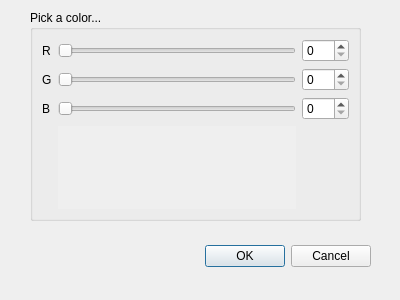
<?xml version="1.0" encoding="UTF-8"?>
<ui version="4.0">
 <class>DialogColorPicker</class>
 <widget class="QDialog" name="DialogColorPicker">
  <property name="geometry">
   <rect>
    <x>0</x>
    <y>0</y>
    <width>400</width>
    <height>300</height>
   </rect>
  </property>
  <property name="windowTitle">
   <string>Dialog</string>
  </property>
  <widget class="QDialogButtonBox" name="buttonBox">
   <property name="geometry">
    <rect>
     <x>30</x>
     <y>240</y>
     <width>341</width>
     <height>32</height>
    </rect>
   </property>
   <property name="orientation">
    <enum>Qt::Horizontal</enum>
   </property>
   <property name="standardButtons">
    <set>QDialogButtonBox::Cancel|QDialogButtonBox::Ok</set>
   </property>
  </widget>
  <widget class="QGroupBox" name="groupBox">
   <property name="geometry">
    <rect>
     <x>30</x>
     <y>10</y>
     <width>331</width>
     <height>211</height>
    </rect>
   </property>
   <property name="title">
    <string>Pick a color...</string>
   </property>
   <layout class="QGridLayout" name="gridLayout">
    <item row="0" column="0">
     <widget class="QLabel" name="label">
      <property name="text">
       <string>R</string>
      </property>
     </widget>
    </item>
    <item row="0" column="1">
     <widget class="QSlider" name="horizontalSliderR">
      <property name="maximum">
       <number>255</number>
      </property>
      <property name="orientation">
       <enum>Qt::Horizontal</enum>
      </property>
     </widget>
    </item>
    <item row="0" column="2">
     <widget class="QSpinBox" name="spinBoxR">
      <property name="maximum">
       <number>255</number>
      </property>
     </widget>
    </item>
    <item row="1" column="0">
     <widget class="QLabel" name="label_2">
      <property name="text">
       <string>G</string>
      </property>
     </widget>
    </item>
    <item row="1" column="1">
     <widget class="QSlider" name="horizontalSliderG">
      <property name="maximum">
       <number>255</number>
      </property>
      <property name="orientation">
       <enum>Qt::Horizontal</enum>
      </property>
     </widget>
    </item>
    <item row="1" column="2">
     <widget class="QSpinBox" name="spinBoxG">
      <property name="maximum">
       <number>255</number>
      </property>
     </widget>
    </item>
    <item row="2" column="0">
     <widget class="QLabel" name="label_3">
      <property name="text">
       <string>B</string>
      </property>
     </widget>
    </item>
    <item row="2" column="1">
     <widget class="QSlider" name="horizontalSliderB">
      <property name="maximum">
       <number>255</number>
      </property>
      <property name="orientation">
       <enum>Qt::Horizontal</enum>
      </property>
     </widget>
    </item>
    <item row="2" column="2">
     <widget class="QSpinBox" name="spinBoxB">
      <property name="maximum">
       <number>255</number>
      </property>
     </widget>
    </item>
    <item row="3" column="1">
     <widget class="QWidget" name="displayWidget" native="true">
      <property name="autoFillBackground">
       <bool>true</bool>
      </property>
     </widget>
    </item>
   </layout>
  </widget>
 </widget>
 <resources/>
 <connections>
  <connection>
   <sender>buttonBox</sender>
   <signal>accepted()</signal>
   <receiver>DialogColorPicker</receiver>
   <slot>accept()</slot>
   <hints>
    <hint type="sourcelabel">
     <x>248</x>
     <y>254</y>
    </hint>
    <hint type="destinationlabel">
     <x>157</x>
     <y>274</y>
    </hint>
   </hints>
  </connection>
  <connection>
   <sender>buttonBox</sender>
   <signal>rejected()</signal>
   <receiver>DialogColorPicker</receiver>
   <slot>reject()</slot>
   <hints>
    <hint type="sourcelabel">
     <x>316</x>
     <y>260</y>
    </hint>
    <hint type="destinationlabel">
     <x>286</x>
     <y>274</y>
    </hint>
   </hints>
  </connection>
  <connection>
   <sender>horizontalSliderR</sender>
   <signal>valueChanged(int)</signal>
   <receiver>spinBoxR</receiver>
   <slot>setValue(int)</slot>
   <hints>
    <hint type="sourcelabel">
     <x>233</x>
     <y>58</y>
    </hint>
    <hint type="destinationlabel">
     <x>312</x>
     <y>68</y>
    </hint>
   </hints>
  </connection>
  <connection>
   <sender>spinBoxR</sender>
   <signal>valueChanged(int)</signal>
   <receiver>horizontalSliderR</receiver>
   <slot>setValue(int)</slot>
   <hints>
    <hint type="sourcelabel">
     <x>302</x>
     <y>55</y>
    </hint>
    <hint type="destinationlabel">
     <x>194</x>
     <y>60</y>
    </hint>
   </hints>
  </connection>
  <connection>
   <sender>horizontalSliderG</sender>
   <signal>valueChanged(int)</signal>
   <receiver>spinBoxG</receiver>
   <slot>setValue(int)</slot>
   <hints>
    <hint type="sourcelabel">
     <x>245</x>
     <y>99</y>
    </hint>
    <hint type="destinationlabel">
     <x>303</x>
     <y>104</y>
    </hint>
   </hints>
  </connection>
  <connection>
   <sender>spinBoxG</sender>
   <signal>valueChanged(int)</signal>
   <receiver>horizontalSliderG</receiver>
   <slot>setValue(int)</slot>
   <hints>
    <hint type="sourcelabel">
     <x>298</x>
     <y>94</y>
    </hint>
    <hint type="destinationlabel">
     <x>215</x>
     <y>97</y>
    </hint>
   </hints>
  </connection>
  <connection>
   <sender>horizontalSliderB</sender>
   <signal>valueChanged(int)</signal>
   <receiver>spinBoxB</receiver>
   <slot>setValue(int)</slot>
   <hints>
    <hint type="sourcelabel">
     <x>237</x>
     <y>138</y>
    </hint>
    <hint type="destinationlabel">
     <x>302</x>
     <y>139</y>
    </hint>
   </hints>
  </connection>
  <connection>
   <sender>spinBoxB</sender>
   <signal>valueChanged(int)</signal>
   <receiver>horizontalSliderB</receiver>
   <slot>setValue(int)</slot>
   <hints>
    <hint type="sourcelabel">
     <x>297</x>
     <y>150</y>
    </hint>
    <hint type="destinationlabel">
     <x>152</x>
     <y>138</y>
    </hint>
   </hints>
  </connection>
 </connections>
</ui>
